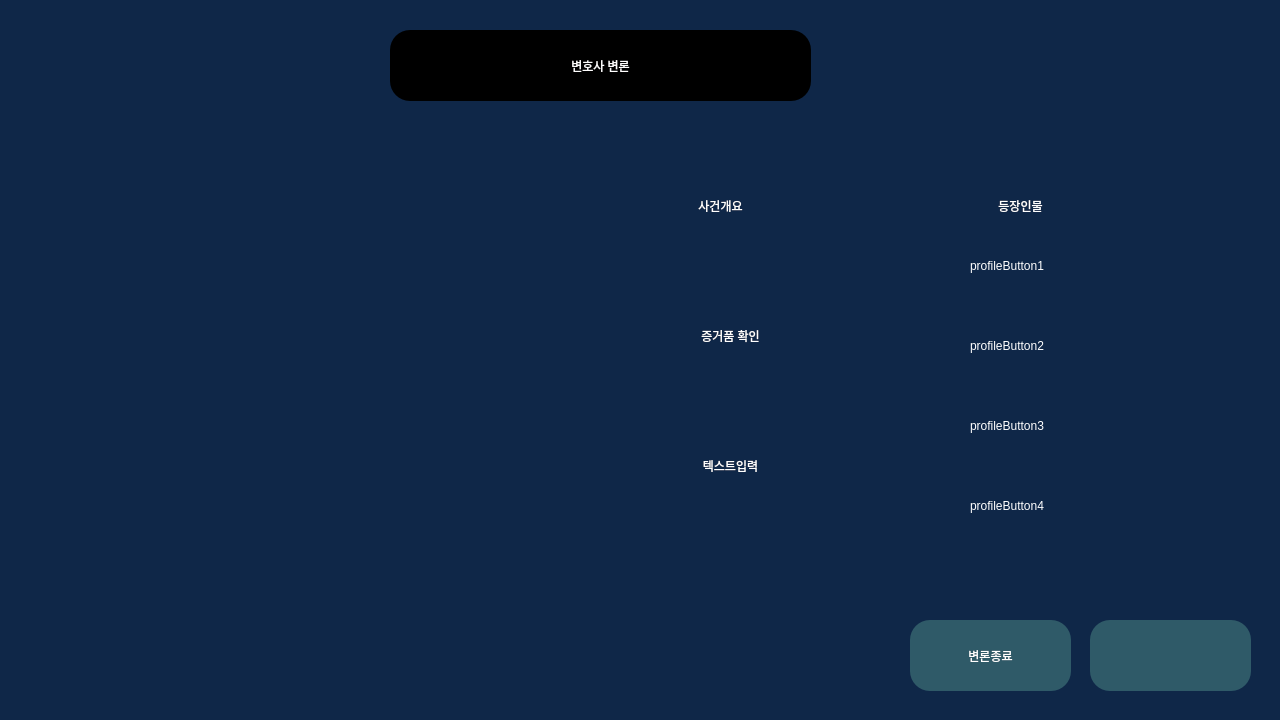
<?xml version="1.0" encoding="UTF-8"?>
<ui version="4.0">
 <class>lawyerWindow</class>
 <widget class="QDialog" name="lawyerWindow">
  <property name="geometry">
   <rect>
    <x>0</x>
    <y>0</y>
    <width>1280</width>
    <height>720</height>
   </rect>
  </property>
  <property name="windowTitle">
   <string>LogiCourt_AI</string>
  </property>
  <property name="styleSheet">
   <string notr="true">QDialog{
	background-color: rgb(15, 39, 72);
}</string>
  </property>
  <widget class="QPushButton" name="nameLabel">
   <property name="geometry">
    <rect>
     <x>390</x>
     <y>30</y>
     <width>421</width>
     <height>71</height>
    </rect>
   </property>
   <property name="styleSheet">
    <string notr="true">QPushButton{
	background-color: rgb(0, 0, 0);
	boder-radius: 20px;
	color: rgb(255, 254, 254);
	border-radius: 20px;
	font: 24pt &quot;나눔고딕 ExtraBold&quot;;
}</string>
   </property>
   <property name="text">
    <string>변호사 변론</string>
   </property>
   <property name="checkable">
    <bool>false</bool>
   </property>
   <property name="checked">
    <bool>false</bool>
   </property>
  </widget>
  <widget class="QLabel" name="profileImage">
   <property name="geometry">
    <rect>
     <x>30</x>
     <y>140</y>
     <width>551</width>
     <height>551</height>
    </rect>
   </property>
   <property name="autoFillBackground">
    <bool>false</bool>
   </property>
   <property name="styleSheet">
    <string notr="true">QLabel{
	/* 스타일시트는 스케일 설정 불가능. pixMap으로 설정해야 함 */
	/* image:url(:/images/imageNotFound.png); */
	color: rgb(255, 255, 255);
	font: 20pt &quot;나눔고딕&quot;;
}
</string>
   </property>
   <property name="text">
    <string/>
   </property>
   <property name="pixmap">
    <pixmap resource="assets/resource.qrc">:/assets/profile/lawyer.png</pixmap>
   </property>
   <property name="scaledContents">
    <bool>true</bool>
   </property>
   <property name="alignment">
    <set>Qt::AlignCenter</set>
   </property>
  </widget>
  <widget class="QPushButton" name="micButton">
   <property name="geometry">
    <rect>
     <x>1090</x>
     <y>620</y>
     <width>161</width>
     <height>71</height>
    </rect>
   </property>
   <property name="styleSheet">
    <string notr="true">QPushButton{
	image: url(:/images/mic_off.png);
	background-color: rgb(47, 90, 104);
	boder-radius: 20px;
	color: rgb(255, 254, 254);
	border-radius: 20px;
	font: 24pt &quot;나눔고딕 ExtraBold&quot;;
}

QPushButton:hover{
	background-color: rgb(67, 129, 148);
	border-radius: 20px;
	font: 28pt &quot;나눔고딕 ExtraBold&quot;;
}
QPushButton:pressed{
	background-color: rgb(0, 123, 255);
	border-radius: 20px;
	font: 28pt &quot;나눔고딕 ExtraBold&quot;;
}</string>
   </property>
   <property name="text">
    <string/>
   </property>
   <property name="checkable">
    <bool>false</bool>
   </property>
   <property name="checked">
    <bool>false</bool>
   </property>
  </widget>
  <widget class="QPushButton" name="endButton">
   <property name="geometry">
    <rect>
     <x>910</x>
     <y>620</y>
     <width>161</width>
     <height>71</height>
    </rect>
   </property>
   <property name="styleSheet">
    <string notr="true">QPushButton{
	background-color: rgb(47, 90, 104);
	boder-radius: 20px;
	color: rgb(255, 254, 254);
	border-radius: 20px;
	font: 20pt &quot;나눔고딕 ExtraBold&quot;;
}

QPushButton:hover{
	background-color: rgb(67, 129, 148);
	border-radius: 20px;
	font: 24pt &quot;나눔고딕 ExtraBold&quot;;
}
QPushButton:pressed{
	background-color: rgb(0, 123, 255);
	border-radius: 20px;
	font: 24pt &quot;나눔고딕 ExtraBold&quot;;
}</string>
   </property>
   <property name="text">
    <string>변론종료</string>
   </property>
  </widget>
  <widget class="QPushButton" name="overviewButton">
   <property name="geometry">
    <rect>
     <x>650</x>
     <y>180</y>
     <width>141</width>
     <height>51</height>
    </rect>
   </property>
   <property name="styleSheet">
    <string notr="true">QPushButton{
	boder-radius: 20px;
	color: rgb(255, 255, 255);
	border-radius: 20px;
	font: 20pt &quot;나눔고딕 ExtraBold&quot;;
}

QPushButton:hover{
	border-radius: 20px;
	font: 24pt &quot;나눔고딕 ExtraBold&quot;;
}
QPushButton:pressed{
	border-radius: 20px;
	font: 24pt &quot;나눔고딕 ExtraBold&quot;;
}</string>
   </property>
   <property name="text">
    <string>사건개요</string>
   </property>
  </widget>
  <widget class="QPushButton" name="evidenceButton">
   <property name="geometry">
    <rect>
     <x>650</x>
     <y>310</y>
     <width>161</width>
     <height>51</height>
    </rect>
   </property>
   <property name="styleSheet">
    <string notr="true">QPushButton{
	boder-radius: 20px;
	color: rgb(255, 255, 255);
	border-radius: 20px;
	font: 20pt &quot;나눔고딕 ExtraBold&quot;;
}

QPushButton:hover{
	border-radius: 20px;
	font: 24pt &quot;나눔고딕 ExtraBold&quot;;
}
QPushButton:pressed{
	border-radius: 20px;
	font: 24pt &quot;나눔고딕 ExtraBold&quot;;
}</string>
   </property>
   <property name="text">
    <string>증거품 확인</string>
   </property>
  </widget>
  <widget class="QPushButton" name="textButton">
   <property name="geometry">
    <rect>
     <x>650</x>
     <y>440</y>
     <width>161</width>
     <height>51</height>
    </rect>
   </property>
   <property name="styleSheet">
    <string notr="true">QPushButton{
	boder-radius: 20px;
	color: rgb(255, 255, 255);
	border-radius: 20px;
	font: 20pt &quot;나눔고딕 ExtraBold&quot;;
}

QPushButton:hover{
	border-radius: 20px;
	font: 24pt &quot;나눔고딕 ExtraBold&quot;;
}
QPushButton:pressed{
	border-radius: 20px;
	font: 24pt &quot;나눔고딕 ExtraBold&quot;;
}</string>
   </property>
   <property name="text">
    <string>텍스트입력</string>
   </property>
  </widget>
  <widget class="QLabel" name="profileTitleLabel">
   <property name="geometry">
    <rect>
     <x>890</x>
     <y>190</y>
     <width>261</width>
     <height>31</height>
    </rect>
   </property>
   <property name="styleSheet">
    <string notr="true">QLabel{
	color: rgb(255, 255, 255);
	font: 20pt &quot;나눔고딕 ExtraBold&quot;;
}</string>
   </property>
   <property name="text">
    <string>등장인물</string>
   </property>
   <property name="alignment">
    <set>Qt::AlignCenter</set>
   </property>
  </widget>
  <widget class="QPushButton" name="profileButton1">
   <property name="geometry">
    <rect>
     <x>960</x>
     <y>240</y>
     <width>291</width>
     <height>51</height>
    </rect>
   </property>
   <property name="styleSheet">
    <string notr="true">QPushButton{
    text-align: left;
    padding-left: 10px;
	color: rgb(255, 255, 255);
	border-radius: 20px;
	font: 20pt &quot;나눔고딕&quot;;
}

QPushButton:hover{
	border-radius: 20px;
	font: 24pt &quot;나눔고딕&quot;;
}
QPushButton:pressed{
	border-radius: 20px;
	font: 24pt &quot;나눔고딕&quot;;
}</string>
   </property>
   <property name="text">
    <string>profileButton1</string>
   </property>
  </widget>
  <widget class="QPushButton" name="profileButton2">
   <property name="geometry">
    <rect>
     <x>960</x>
     <y>320</y>
     <width>291</width>
     <height>51</height>
    </rect>
   </property>
   <property name="styleSheet">
    <string notr="true">QPushButton{
    text-align: left;
    padding-left: 10px;
	color: rgb(255, 255, 255);
	border-radius: 20px;
	font: 20pt &quot;나눔고딕&quot;;
}

QPushButton:hover{
	border-radius: 20px;
	font: 24pt &quot;나눔고딕&quot;;
}
QPushButton:pressed{
	border-radius: 20px;
	font: 24pt &quot;나눔고딕&quot;;
}</string>
   </property>
   <property name="text">
    <string>profileButton2</string>
   </property>
  </widget>
  <widget class="QPushButton" name="profileButton3">
   <property name="geometry">
    <rect>
     <x>960</x>
     <y>400</y>
     <width>291</width>
     <height>51</height>
    </rect>
   </property>
   <property name="styleSheet">
    <string notr="true">QPushButton{
    text-align: left;
    padding-left: 10px;
	color: rgb(255, 255, 255);
	border-radius: 20px;
	font: 20pt &quot;나눔고딕&quot;;
}

QPushButton:hover{
	border-radius: 20px;
	font: 24pt &quot;나눔고딕&quot;;
}
QPushButton:pressed{
	border-radius: 20px;
	font: 24pt &quot;나눔고딕&quot;;
}</string>
   </property>
   <property name="text">
    <string>profileButton3</string>
   </property>
  </widget>
  <widget class="QPushButton" name="profileButton4">
   <property name="geometry">
    <rect>
     <x>960</x>
     <y>480</y>
     <width>291</width>
     <height>51</height>
    </rect>
   </property>
   <property name="styleSheet">
    <string notr="true">QPushButton{
    text-align: left;
    padding-left: 10px;
	color: rgb(255, 255, 255);
	border-radius: 20px;
	font: 20pt &quot;나눔고딕&quot;;
}

QPushButton:hover{
	border-radius: 20px;
	font: 24pt &quot;나눔고딕&quot;;
}
QPushButton:pressed{
	border-radius: 20px;
	font: 24pt &quot;나눔고딕&quot;;
}</string>
   </property>
   <property name="text">
    <string>profileButton4</string>
   </property>
  </widget>
 </widget>
 <resources>
  <include location="assets/resource.qrc"/>
 </resources>
 <connections/>
</ui>
